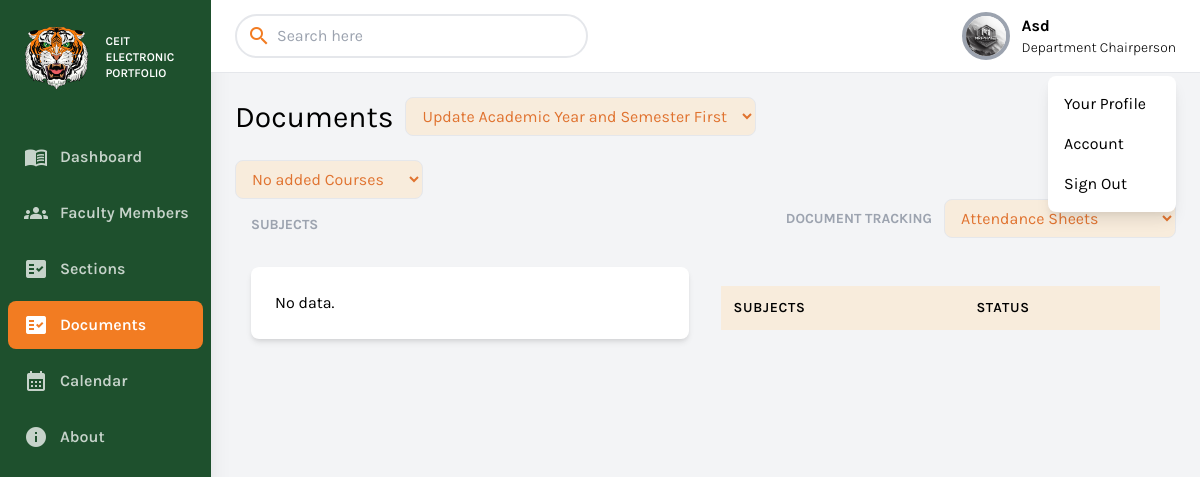
/department_chairperson/documents.php (signed in), run on the app's committed database.
### tables this page shows
CREATE TABLE `user_details` (
  `user_id` bigint(20) NOT NULL,
  `name` varchar(256) NOT NULL,
  `address` varchar(256) NOT NULL,
  `birthday` varchar(256) NOT NULL,
  `phone` varchar(256) NOT NULL,
  `specialization` varchar(256) NOT NULL,
  `image` text NOT NULL
);

### conn/conn.php (called while the page is built, shortened)
<?php
class DatabaseHandler {
    private $pdo;
    public function __construct() {
        $dbHost = 'eportfolio.mysql.database.azure.com';
        $dbPort = '3306';
        $dbName = 'eportfolio';
        $dbUser = 'azureuser';
        $dbPassword = 'Azure_User123';
        try {
            $dsn = "mysql:host=$dbHost;port=$dbPort;dbname=$dbName";
            $this->pdo = new PDO($dsn, $dbUser, $dbPassword);
            $this->pdo->setAttribute(PDO::ATTR_ERRMODE, PDO::ERRMODE_EXCEPTION);
        } catch (PDOException $e) {
            echo "Connection failed: " . $e->getMessage();
        }
    }
    public function getAllRowsFromTable($tableName) {
        try {
            $stmt = $this->pdo->prepare("SELECT * FROM $tableName WHERE status = 0");
            $stmt->execute();
            $result = $stmt->fetchAll(PDO::FETCH_ASSOC);
            return $result;
        } catch (PDOException $e) {
            echo "Query failed: " . $e->getMessage();
        }
    }
    public function getAllCourseByDepartment($deparment_id) {
        try {
            $stmt = $this->pdo->prepare("
                SELECT * FROM course
                WHERE status = 0 AND department_id = '$deparment_id'
            ");
            $stmt->execute();
            $result = $stmt->fetchAll(PDO::FETCH_ASSOC);
            return $result;
        } catch (PDOException $e) {
            echo "Query failed: " . $e->getMessage();
        }
    }
    public function getAllSubjectsbyDepartment($deparment_id) {
        try {
            $stmt = $this->pdo->prepare("
                SELECT a.* FROM `subject` as a
                JOIN course as b
                ON a.course_id = b.id
                WHERE b.department_id = :deparment_id AND a.status = 0 AND b.status = 0
            ");
            $stmt->bindParam(':deparment_id', $deparment_id, PDO::PARAM_INT);
            $stmt->execute();
            return $stmt->fetchAll(PDO::FETCH_ASSOC);
        } catch (PDOException $e) {
            error_log("Query failed: " . $e->getMessage());
            throw new Exception("Unable to fetch subjects. Please try again later.");
        }
    }
    public function getSemAndSchoolyears($college_id) {
        try {
            $stmt = $this->pdo->prepare("
                   SELECT current_sem, current_year,current_status
                    FROM `current_year_sem` WHERE college_id = :college_id
                    GROUP BY current_year,current_sem,current_status,current_status
                    ;
            ");
            $stmt->bindParam(':college_id', $college_id, PDO::PARAM_INT);
            $stmt->execute();
            return $stmt->fetchAll(PDO::FETCH_ASSOC);
        } catch (PDOException $e) {
            error_log("Query failed: " . $e->getMessage());
            throw new Exception("Unable to fetch subjects. Please try again later.");
        }
    }
    public function getIdByColumnValue($tableName, $columnName, $columnValue, $idColumnName) {
        try {
            $stmt = $this->pdo->prepare("SELECT $idColumnName FROM $tableName WHERE $columnName = :column_value");
            $stmt->bindParam(':column_value', $columnValue);
            $stmt->execute();
            $result = $stmt->fetch(PDO::FETCH_ASSOC);
            if ($result) {
                return $result[$idColumnName];
            } else {
                return null;
            }
        } catch (PDOException $e) {
            return null;
        }
    }
}
?>

### department_chairperson/documents.php (the view, shortened to what this page needs)
<?php include 'components/header.php'?>
<?php
$user_id = $_SESSION['id'];
$department_id = $db->getIdByColumnValue("department_details","department_dean",$user_id,"id");
$rows = $db->getAllSubjectsbyDepartment($department_id);
$row_Courses = $db->getAllCourseByDepartment($department_id);
$semAndSchoolYearRows = $db->getSemAndSchoolyears($my_college_id);
?>
        <div class="w-full h-screen overflow-x-hidden border-t flex flex-col">
            <main class="w-full flex-grow p-6">
            <div class="container flex items-center mb-6">
            <h1 class="text-3xl text-black mr-3">Documents</h1>
            <select id="schoolYearFilter" class="px-3 py-2 rounded-lg bg-orange text-orange border ">
            <?php
                     if(count($semAndSchoolYearRows)>0)
                     {
                         foreach ($semAndSchoolYearRows as $row) {
                             $semester = $row['current_sem'];
                             $schoolyear = $row['current_year'];
                             $val = $semester.' - '.$schoolyear;
                             $selected = $row['current_status'] =='current' ? 'selected' : '';
                             echo '<option '.$selected.' value="'.$val.'">'.$val.'</option>';
                         }
                     }else{
                         echo '<option  value="">Update Academic Year and Semester First </option>';
                     }
                    ?>
            </select>
        </div>
                <div class="grid  sm:grid-cols-2">
                <select id="courseFilter" class="px-3 py-2 rounded-lg w-1/5 col-span-2 bg-orange text-orange border ">
                    <?php
                            if(count($row_Courses)>0)
                            {
                                echo '<option value="">Select Course</option>';
                                foreach ($row_Courses as $row) {
                                    $semester = $row['current_sem'];
                                    $course_id = $row['id'];
                                    $course_name = $row['name'];
                                    echo '<option value="'.$course_id.'">'.$course_name.'</option>';
                                }
                            }else{
                                echo '<option  value="">No added Courses';
                            }
                            ?>
                    </select>
                    <div class="grid lg:grid-cols-2 md:grid-cols-1  gap-x-5 gap-y-2 p-4">
                 <h1 class="text-sm text-gray-400 font-bold pb-6 col-span-2">SUBJECTS</h1>
                 <?php
                 if(count($rows)>0) {
                    foreach ($rows as $row) {
                        $subject_id = $row['id'];
                        $image = $row['image'];
                        $code = $row['code'];
                        $name = $row['name'];
                        $course_id = $row['course_id'];
                        echo '
                        <div data-course="'.$course_id.'" class="card bg-white shadow-md flex flex-col rounded-lg p-6">
                            <div class="flex justify-center sm:justify-center md:justify-center">
                                   <img src="../uploads/subjects/' . htmlspecialchars($image) . '" alt="Image of ' . htmlspecialchars($name) . '" class="max-h-full h200 rounded-lg mb-3" >
                            </div>
                            <p>Subject Name: <span class="font-bold">' . htmlspecialchars(ucwords($name)) . '</span></p>
                            <p>Subject Code: <span class="font-bold">' . htmlspecialchars(strtoupper($code)) . '</span></p>
                            <div class="flex-grow"></div>
                            <div class="flex justify-end mt-3">
                                <a href="documents-research.php?s=' . $subject_id . '" class="bg-orange text-center text-orange px-4 py-2 rounded-full shadow-lg transform transition-transform duration-200 hover:scale-105 hover:shadow-xl hover:bg-orange-600">Open</a>
                            </div>
                        </div>
                    ';
            }
                 }else{
                    echo '
                        <div class="card  bg-white shadow-md flex col-span-2 rounded-lg p-6">
                            <p>No data.</p>
                        </div>
                    ';
                 }
                 ?>
                    </div>
                    <div class="grid grid-cols-1">
                        <div>
                            <div class=" flex items-center justify-end mb-6 col-span-2">
                                <h1 class="text-sm text-gray-400 font-bold mr-3">DOCUMENT TRACKING</h1>
                                <select id="documentFilter" class="px-3 py-2 rounded-lg bg-orange text-orange border ">
                                    <?php
                                    $rows = $db->getAllRowsFromTable("for_uploads");
                                    foreach ($rows as $row) {
                                        echo '<option value="'.$row['id'].'">'.$row['name'].'</option>';
                                    }
                                    ?>
                                </select>
                            </div>
                            <div class="container mx-auto">
                                <div class="container pt-2">
                                    <div class="p-4 rounded-lg">
                                        <div class="overflow-y-auto max-h-96">
                                            <table class="min-w-full text-left border-collapse">
                                        <thead class="block table-header-group">
                                            <tr class="block table-row bg-orange text-black">
                                                <th class="p-3 font-semibold text-sm uppercase tracking-wider block table-cell">Subjects</th>
                                                <th class="p-3 font-semibold text-sm uppercase tracking-wider block table-cell">Status</th>
                                            </tr>
                                        </thead>
                                    </table>
                                   </div>
                                </div>
                            </div>
                        </div>
                    </div>
                </div>
            </main>
        </div>
    </div>
<?php include 'components/footer.php'?>

### department_chairperson/components/header.php (shortened to what this page needs)
<?php include '../conn/conn.php';
$db = new DatabaseHandler();
$defaultSrc = "https://www.pngall.com/wp-content/uploads/13/Secretary-Woman-PNG-Pic.png";
 $src = $db->getIdByColumnValue("user_details","user_id",$_SESSION['id'],"image");
$src = $src!="" ? '../uploads/faculty/'.$src: $defaultSrc;
$my_college_id = $_SESSION['college_id'];
?>
<!DOCTYPE html>
<html lang="en">
<head>
    <link href="https://cdnjs.cloudflare.com/ajax/libs/tailwindcss/2.2.19/tailwind.min.css" rel="stylesheet">
</head>
<body class="bg-gray-100 font-family-karla flex">
    <aside class="relative bg-sidebar h-screen w-64 hidden sm:block shadow-xl">
        <div class="p-2">
            <a href="dashboard.php" class="text-white text-3xl font-semibold uppercase hover:text-gray-300">
                <div class="grid grid-cols-2 flex  items-center ">
                    <div>
                        <img src="assets/image/logo.png" alt="">
                    </div>
                    <div class="overflow-hidden text-xs ">
                        <p>CEIT</p>
                        <p>Electronic Portfolio</p>
                    </div>
                  </div>
            </a>
        </div>
        <nav class="text-white text-base font-semibold pt-3 ">
            <a href="dashboard.php" class="dashboard flex items-center text-white opacity-75 hover:opacity-100 py-3 m-2 rounded-lg  pl-4 nav-item">
                <i class="material-icons mr-3">menu_book</i>
                Dashboard
            </a>
            <a href="facultymembers.php" class="facultymembers flex items-center rounded-lg opacity-75 text-white py-3 hover:opacity-100  m-2 pl-4 nav-item">
                <i class="material-icons  mr-3">groups</i>
                Faculty Members
            </a>
            <a href="sections.php" class="sections flex items-center rounded-lg opacity-75 text-white py-3 hover:opacity-100  m-2 pl-4 nav-item">
                <i class="material-icons  mr-3">fact_check</i>
                Sections
            </a>
            <a href="documents.php" class="documents flex items-center text-white opacity-75 hover:opacity-100 py-3 m-2 rounded-lg  pl-4 nav-item">
                <i class="material-icons mr-3">fact_check</i>
                Documents
            </a>
            <a href="calendar.php" class="calendar flex items-center text-white opacity-75 hover:opacity-100 py-3 m-2 rounded-lg  pl-4 nav-item">
                <i class="material-icons mr-3">calendar_month</i>
                Calendar
            </a>
            <a href="about.php" class="about flex items-center text-white opacity-75 hover:opacity-100 py-3 m-2 rounded-lg  pl-4 nav-item">
                <i class="material-icons mr-3">info</i>
                About
            </a>
        </nav>
    </aside>
    <div class="relative w-full flex flex-col h-screen overflow-y-hidden">
        <header class="w-full items-center bg-white py-3 px-6 hidden sm:flex">
            <div class="w-1/2">
                <div class="relative w-3/4">
                    <i class="material-icons searchicon absolute left-3 top-1/2 transform -translate-y-1/2 text-gray-500">search</i>
                    <input type="text" id="facultySearch" placeholder="Search here" class="pl-10 focus:outline-none focus:ring focus:ring-gray-300 rounded-full border-2 border-gray py-2 px-3 w-full" oninput="searchFaculty()">
                    </div>
            </div>
            <div x-data="{ isOpen: false }" class="relative w-1/2 flex justify-end">
                <div class="grid grid-cols-2 items-center justify-center">
                    <div class="grid mr-3 flex justify-end">
                        <button @click="isOpen = !isOpen" class="realtive z-10 w-12 h-12 rounded-full overflow-hidden border-4 border-gray-400 hover:border-gray-300 focus:border-gray-300 focus:outline-none">
                            <img src="<?=$src?>">
                        </button>
                    </div>
                    <div class="grid">
                        <p class="text-base font-bold"><?=ucwords($db->getIdByColumnValue("user_details","user_id",$_SESSION['id'],"name"))?></p>
                        <p class="text-sm font-light"><?=ucwords(str_replace(' ', ' ', ucwords(str_replace('_', ' ', $_SESSION['role']))))?></p>
                    </div>
                </div>
                <div x-show="isOpen" style="z-index: 99999;" class="absolute w-32 bg-white rounded-lg shadow-lg py-2 mt-16">
                    <a href="edit-profile.php" class="block px-4 py-2 account-link hover:text-white">Your Profile</a>
                    <a href="#" id="openAccountButton" class="block px-4 py-2 account-link hover:text-white">Account</a>
                    <a href="logout.php" class="block px-4 py-2 account-link hover:text-white">Sign Out</a>
                </div>
            </div>
        </header>

### department_chairperson/components/header.php (style rules this page uses)
.font-family-karla { font-family: karla; }
.bg-sidebar { background: #1e502d; }
.active-nav-link { background: #f27c22; }
.searchicon { color: #f27c22; }
.bg-orange { background: #f8ecdc; }
.text-orange { color: #e07330; }

### data on the page
user_details: image (picture), name "Asd"

### other printed values
form field value "Attendance Sheets"
